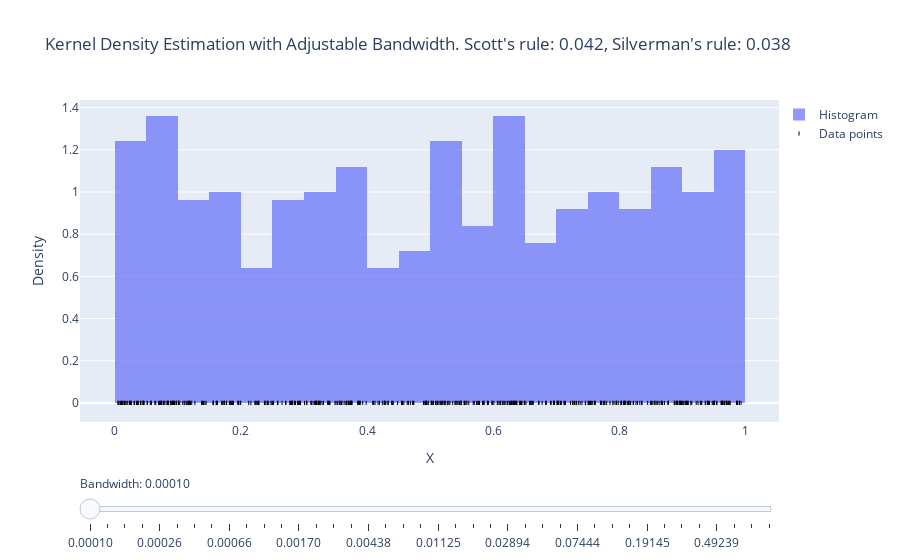

This figure's notebook cell:
### Code cell
# Generate sample data
np.random.seed(42)
# data = np.concatenate([
#     np.random.normal(0.3, 0.05, 200),
#     np.random.normal(0.7, 0.05, 300)
# ])
# data = np.random.normal(0, 1, 500)
data = np.random.rand(500)

data = data[(data >= 0) & (data <= 1)]  # Ensure all data is between 0 and 1

# Calculate Scott's rule and Silverman's rule bandwidths
scott_bw = scott_bandwidth(data)
silverman_bw = silverman_bandwidth(data)

# Create the figure
fig = make_subplots(rows=1, cols=1)

# Add normalized histogram
fig.add_trace(go.Histogram(x=data, name='Histogram', opacity=0.7, nbinsx=30, histnorm='probability density'))

# Generate points for KDE plotting
x_plot = np.linspace(0, 1, 1000)

# Create KDE traces for different bandwidths
bandwidths = np.logspace(-4, 0, 40)  # Log scale from 0.001 to 1
kde_traces = []
null_density_areas = []

for bw in bandwidths:
    kde = KernelDensity(kernel='gaussian', bandwidth=bw).fit(data.reshape(-1, 1))
    y_plot = np.exp(kde.score_samples(x_plot.reshape(-1, 1)))
    trace = go.Scatter(x=x_plot, y=y_plot, mode='lines', name=f'KDE (bw={bw:.3f})', visible=False)
    kde_traces.append(trace)
    fig.add_trace(trace)
    
    # Calculate null density area
    null_density_area = quantify_null_density_area(kde, num_features=1)
    null_density_areas.append(null_density_area)

# Make the first KDE trace visible
kde_traces[0].visible = True

# Add small symbols to show data points
fig.add_trace(go.Scatter(x=data, y=np.zeros_like(data), mode='markers', marker=dict(size=3, color='black', symbol='line-ns-open'), name='Data points'))

# Create slider
steps = []
for i, bw in enumerate(bandwidths):
    step = dict(
        method="update",
        args=[
            {"visible": [True] + [False] * len(bandwidths) + [True]},
            {"annotations": [{
                "text": f"Null density area: {null_density_areas[i]:.4f}",
                "x": 1.,
                "y": 1.1,
                "xref": "paper",
                "yref": "paper",
                "showarrow": False,
                "font": {"size": 14}
            }]}
        ],
        label=f"{bw:.5f}"
    )
    step["args"][0]["visible"][i+1] = True  # +1 because of histogram
    steps.append(step)

sliders = [dict(
    active=0,
    currentvalue={"prefix": "Bandwidth: "},
    pad={"t": 50},
    steps=steps
)]

# Update layout
fig.update_layout(
    sliders=sliders,
    title=f'Kernel Density Estimation with Adjustable Bandwidth. Scott\'s rule: {scott_bw:.3f}, Silverman\'s rule: {silverman_bw:.3f}',
    xaxis_title='X',
    yaxis_title='Density',
    showlegend=True,
    legend=dict(
        y=1, yanchor="top",
        x=1, xanchor="left",
    ),
    xaxis=dict(
        rangeslider=dict(visible=False),
        tickson="boundaries",
        ticklen=20
    )
)

# Update names for better legend
fig.data[0].name = 'Histogram'
for trace in fig.data[1:-1]:  # Exclude the last trace (data points)
    trace.name = 'KDE'

# Show the plot
fig.show()

### Figure 1 — Plotly figure (JSON) as saved in the notebook; plotly's stock layout.template omitted (floating-point values rounded to 4 significant figures; data arrays with more than 128 entries replaced by an {"elided": "..."} marker saying what was removed)
{"data": [{"histnorm": "probability density", "name": "Histogram", "nbinsx": 30, "opacity": 0.7, "type": "histogram", "x": {"elided": "500 float values"}}, {"mode": "lines", "name": "KDE", "type": "scatter", "visible": false, "x": {"elided": "1000 float values"}, "y": {"elided": "1000 float values"}}, {"mode": "lines", "name": "KDE", "type": "scatter", "visible": false, "x": {"elided": "1000 float values"}, "y": {"elided": "1000 float values"}}, {"mode": "lines", "name": "KDE", "type": "scatter", "visible": false, "x": {"elided": "1000 float values"}, "y": {"elided": "1000 float values"}}, {"mode": "lines", "name": "KDE", "type": "scatter", "visible": false, "x": {"elided": "1000 float values"}, "y": {"elided": "1000 float values"}}, {"mode": "lines", "name": "KDE", "type": "scatter", "visible": false, "x": {"elided": "1000 float values"}, "y": {"elided": "1000 float values"}}, {"mode": "lines", "name": "KDE", "type": "scatter", "visible": false, "x": {"elided": "1000 float values"}, "y": {"elided": "1000 float values"}}, {"mode": "lines", "name": "KDE", "type": "scatter", "visible": false, "x": {"elided": "1000 float values"}, "y": {"elided": "1000 float values"}}, {"mode": "lines", "name": "KDE", "type": "scatter", "visible": false, "x": {"elided": "1000 float values"}, "y": {"elided": "1000 float values"}}, {"mode": "lines", "name": "KDE", "type": "scatter", "visible": false, "x": {"elided": "1000 float values"}, "y": {"elided": "1000 float values"}}, {"mode": "lines", "name": "KDE", "type": "scatter", "visible": false, "x": {"elided": "1000 float values"}, "y": {"elided": "1000 float values"}}, {"mode": "lines", "name": "KDE", "type": "scatter", "visible": false, "x": {"elided": "1000 float values"}, "y": {"elided": "1000 float values"}}, {"mode": "lines", "name": "KDE", "type": "scatter", "visible": false, "x": {"elided": "1000 float values"}, "y": {"elided": "1000 float values"}}, {"mode": "lines", "name": "KDE", "type": "scatter", "visible": false, "x": {"elided": "1000 float values"}, "y": {"elided": "1000 float values"}}, {"mode": "lines", "name": "KDE", "type": "scatter", "visible": false, "x": {"elided": "1000 float values"}, "y": {"elided": "1000 float values"}}, {"mode": "lines", "name": "KDE", "type": "scatter", "visible": false, "x": {"elided": "1000 float values"}, "y": {"elided": "1000 float values"}}, {"mode": "lines", "name": "KDE", "type": "scatter", "visible": false, "x": {"elided": "1000 float values"}, "y": {"elided": "1000 float values"}}, {"mode": "lines", "name": "KDE", "type": "scatter", "visible": false, "x": {"elided": "1000 float values"}, "y": {"elided": "1000 float values"}}, {"mode": "lines", "name": "KDE", "type": "scatter", "visible": false, "x": {"elided": "1000 float values"}, "y": {"elided": "1000 float values"}}, {"mode": "lines", "name": "KDE", "type": "scatter", "visible": false, "x": {"elided": "1000 float values"}, "y": {"elided": "1000 float values"}}, {"mode": "lines", "name": "KDE", "type": "scatter", "visible": false, "x": {"elided": "1000 float values"}, "y": {"elided": "1000 float values"}}, {"mode": "lines", "name": "KDE", "type": "scatter", "visible": false, "x": {"elided": "1000 float values"}, "y": {"elided": "1000 float values"}}, {"mode": "lines", "name": "KDE", "type": "scatter", "visible": false, "x": {"elided": "1000 float values"}, "y": {"elided": "1000 float values"}}, {"mode": "lines", "name": "KDE", "type": "scatter", "visible": false, "x": {"elided": "1000 float values"}, "y": {"elided": "1000 float values"}}, {"mode": "lines", "name": "KDE", "type": "scatter", "visible": false, "x": {"elided": "1000 float values"}, "y": {"elided": "1000 float values"}}, {"mode": "lines", "name": "KDE", "type": "scatter", "visible": false, "x": {"elided": "1000 float values"}, "y": {"elided": "1000 float values"}}, {"mode": "lines", "name": "KDE", "type": "scatter", "visible": false, "x": {"elided": "1000 float values"}, "y": {"elided": "1000 float values"}}, {"mode": "lines", "name": "KDE", "type": "scatter", "visible": false, "x": {"elided": "1000 float values"}, "y": {"elided": "1000 float values"}}, {"mode": "lines", "name": "KDE", "type": "scatter", "visible": false, "x": {"elided": "1000 float values"}, "y": {"elided": "1000 float values"}}, {"mode": "lines", "name": "KDE", "type": "scatter", "visible": false, "x": {"elided": "1000 float values"}, "y": {"elided": "1000 float values"}}, {"mode": "lines", "name": "KDE", "type": "scatter", "visible": false, "x": {"elided": "1000 float values"}, "y": {"elided": "1000 float values"}}, {"mode": "lines", "name": "KDE", "type": "scatter", "visible": false, "x": {"elided": "1000 float values"}, "y": {"elided": "1000 float values"}}, {"mode": "lines", "name": "KDE", "type": "scatter", "visible": false, "x": {"elided": "1000 float values"}, "y": {"elided": "1000 float values"}}, {"mode": "lines", "name": "KDE", "type": "scatter", "visible": false, "x": {"elided": "1000 float values"}, "y": {"elided": "1000 float values"}}, {"mode": "lines", "name": "KDE", "type": "scatter", "visible": false, "x": {"elided": "1000 float values"}, "y": {"elided": "1000 float values"}}, {"mode": "lines", "name": "KDE", "type": "scatter", "visible": false, "x": {"elided": "1000 float values"}, "y": {"elided": "1000 float values"}}, {"mode": "lines", "name": "KDE", "type": "scatter", "visible": false, "x": {"elided": "1000 float values"}, "y": {"elided": "1000 float values"}}, {"mode": "lines", "name": "KDE", "type": "scatter", "visible": false, "x": {"elided": "1000 float values"}, "y": {"elided": "1000 float values"}}, {"mode": "lines", "name": "KDE", "type": "scatter", "visible": false, "x": {"elided": "1000 float values"}, "y": {"elided": "1000 float values"}}, {"mode": "lines", "name": "KDE", "type": "scatter", "visible": false, "x": {"elided": "1000 float values"}, "y": {"elided": "1000 float values"}}, {"mode": "lines", "name": "KDE", "type": "scatter", "visible": false, "x": {"elided": "1000 float values"}, "y": {"elided": "1000 float values"}}, {"marker": {"color": "black", "size": 3, "symbol": "line-ns-open"}, "mode": "markers", "name": "Data points", "type": "scatter", "x": {"elided": "500 float values"}, "y": {"elided": "500 int values"}}], "layout": {"legend": {"x": 1, "xanchor": "left", "y": 1, "yanchor": "top"}, "showlegend": true, "sliders": [{"active": 0, "currentvalue": {"prefix": "Bandwidth: "}, "pad": {"t": 50}, "steps": [{"args": [{"visible": [true, true, false, false, false, false, false, false, false, false, false, false, false, false, false, false, false, false, false, false, false, false, false, false, false, false, false, false, false, false, false, false, false, false, false, false, false, false, false, false, false, true]}, {"annotations": [{"font": {"size": 14}, "showarrow": false, "text": "Null density area: 0.5903", "x": 1, "xref": "paper", "y": 1.1, "yref": "paper"}]}], "label": "0.00010", "method": "update"}, {"args": [{"visible": [true, false, true, false, false, false, false, false, false, false, false, false, false, false, false, false, false, false, false, false, false, false, false, false, false, false, false, false, false, false, false, false, false, false, false, false, false, false, false, false, false, true]}, {"annotations": [{"font": {"size": 14}, "showarrow": false, "text": "Null density area: 0.5197", "x": 1, "xref": "paper", "y": 1.1, "yref": "paper"}]}], "label": "0.00013", "method": "update"}, {"args": [{"visible": [true, false, false, true, false, false, false, false, false, false, false, false, false, false, false, false, false, false, false, false, false, false, false, false, false, false, false, false, false, false, false, false, false, false, false, false, false, false, false, false, false, true]}, {"annotations": [{"font": {"size": 14}, "showarrow": false, "text": "Null density area: 0.4423", "x": 1, "xref": "paper", "y": 1.1, "yref": "paper"}]}], "label": "0.00016", "method": "update"}, {"args": [{"visible": [true, false, false, false, true, false, false, false, false, false, false, false, false, false, false, false, false, false, false, false, false, false, false, false, false, false, false, false, false, false, false, false, false, false, false, false, false, false, false, false, false, true]}, {"annotations": [{"font": {"size": 14}, "showarrow": false, "text": "Null density area: 0.3623", "x": 1, "xref": "paper", "y": 1.1, "yref": "paper"}]}], "label": "0.00020", "method": "update"}, {"args": [{"visible": [true, false, false, false, false, true, false, false, false, false, false, false, false, false, false, false, false, false, false, false, false, false, false, false, false, false, false, false, false, false, false, false, false, false, false, false, false, false, false, false, false, true]}, {"annotations": [{"font": {"size": 14}, "showarrow": false, "text": "Null density area: 0.2854", "x": 1, "xref": "paper", "y": 1.1, "yref": "paper"}]}], "label": "0.00026", "method": "update"}, {"args": [{"visible": [true, false, false, false, false, false, true, false, false, false, false, false, false, false, false, false, false, false, false, false, false, false, false, false, false, false, false, false, false, false, false, false, false, false, false, false, false, false, false, false, false, true]}, {"annotations": [{"font": {"size": 14}, "showarrow": false, "text": "Null density area: 0.2161", "x": 1, "xref": "paper", "y": 1.1, "yref": "paper"}]}], "label": "0.00033", "method": "update"}, {"args": [{"visible": [true, false, false, false, false, false, false, true, false, false, false, false, false, false, false, false, false, false, false, false, false, false, false, false, false, false, false, false, false, false, false, false, false, false, false, false, false, false, false, false, false, true]}, {"annotations": [{"font": {"size": 14}, "showarrow": false, "text": "Null density area: 0.1540", "x": 1, "xref": "paper", "y": 1.1, "yref": "paper"}]}], "label": "0.00041", "method": "update"}, {"args": [{"visible": [true, false, false, false, false, false, false, false, true, false, false, false, false, false, false, false, false, false, false, false, false, false, false, false, false, false, false, false, false, false, false, false, false, false, false, false, false, false, false, false, false, true]}, {"annotations": [{"font": {"size": 14}, "showarrow": false, "text": "Null density area: 0.0996", "x": 1, "xref": "paper", "y": 1.1, "yref": "paper"}]}], "label": "0.00052", "method": "update"}, {"args": [{"visible": [true, false, false, false, false, false, false, false, false, true, false, false, false, false, false, false, false, false, false, false, false, false, false, false, false, false, false, false, false, false, false, false, false, false, false, false, false, false, false, false, false, true]}, {"annotations": [{"font": {"size": 14}, "showarrow": false, "text": "Null density area: 0.0573", "x": 1, "xref": "paper", "y": 1.1, "yref": "paper"}]}], "label": "0.00066", "method": "update"}, {"args": [{"visible": [true, false, false, false, false, false, false, false, false, false, true, false, false, false, false, false, false, false, false, false, false, false, false, false, false, false, false, false, false, false, false, false, false, false, false, false, false, false, false, false, false, true]}, {"annotations": [{"font": {"size": 14}, "showarrow": false, "text": "Null density area: 0.0298", "x": 1, "xref": "paper", "y": 1.1, "yref": "paper"}]}], "label": "0.00084", "method": "update"}, {"args": [{"visible": [true, false, false, false, false, false, false, false, false, false, false, true, false, false, false, false, false, false, false, false, false, false, false, false, false, false, false, false, false, false, false, false, false, false, false, false, false, false, false, false, false, true]}, {"annotations": [{"font": {"size": 14}, "showarrow": false, "text": "Null density area: 0.0114", "x": 1, "xref": "paper", "y": 1.1, "yref": "paper"}]}], "label": "0.00106", "method": "update"}, {"args": [{"visible": [true, false, false, false, false, false, false, false, false, false, false, false, true, false, false, false, false, false, false, false, false, false, false, false, false, false, false, false, false, false, false, false, false, false, false, false, false, false, false, false, false, true]}, {"annotations": [{"font": {"size": 14}, "showarrow": false, "text": "Null density area: 0.0033", "x": 1, "xref": "paper", "y": 1.1, "yref": "paper"}]}], "label": "0.00134", "method": "update"}, {"args": [{"visible": [true, false, false, false, false, false, false, false, false, false, false, false, false, true, false, false, false, false, false, false, false, false, false, false, false, false, false, false, false, false, false, false, false, false, false, false, false, false, false, false, false, true]}, {"annotations": [{"font": {"size": 14}, "showarrow": false, "text": "Null density area: 0.0000", "x": 1, "xref": "paper", "y": 1.1, "yref": "paper"}]}], "label": "0.00170", "method": "update"}, {"args": [{"visible": [true, false, false, false, false, false, false, false, false, false, false, false, false, false, true, false, false, false, false, false, false, false, false, false, false, false, false, false, false, false, false, false, false, false, false, false, false, false, false, false, false, true]}, {"annotations": [{"font": {"size": 14}, "showarrow": false, "text": "Null density area: 0.0000", "x": 1, "xref": "paper", "y": 1.1, "yref": "paper"}]}], "label": "0.00215", "method": "update"}, {"args": [{"visible": [true, false, false, false, false, false, false, false, false, false, false, false, false, false, false, true, false, false, false, false, false, false, false, false, false, false, false, false, false, false, false, false, false, false, false, false, false, false, false, false, false, true]}, {"annotations": [{"font": {"size": 14}, "showarrow": false, "text": "Null density area: 0.0000", "x": 1, "xref": "paper", "y": 1.1, "yref": "paper"}]}], "label": "0.00273", "method": "update"}, {"args": [{"visible": [true, false, false, false, false, false, false, false, false, false, false, false, false, false, false, false, true, false, false, false, false, false, false, false, false, false, false, false, false, false, false, false, false, false, false, false, false, false, false, false, false, true]}, {"annotations": [{"font": {"size": 14}, "showarrow": false, "text": "Null density area: 0.0000", "x": 1, "xref": "paper", "y": 1.1, "yref": "paper"}]}], "label": "0.00346", "method": "update"}, {"args": [{"visible": [true, false, false, false, false, false, false, false, false, false, false, false, false, false, false, false, false, true, false, false, false, false, false, false, false, false, false, false, false, false, false, false, false, false, false, false, false, false, false, false, false, true]}, {"annotations": [{"font": {"size": 14}, "showarrow": false, "text": "Null density area: 0.0000", "x": 1, "xref": "paper", "y": 1.1, "yref": "paper"}]}], "label": "0.00438", "method": "update"}, {"args": [{"visible": [true, false, false, false, false, false, false, false, false, false, false, false, false, false, false, false, false, false, true, false, false, false, false, false, false, false, false, false, false, false, false, false, false, false, false, false, false, false, false, false, false, true]}, {"annotations": [{"font": {"size": 14}, "showarrow": false, "text": "Null density area: 0.0000", "x": 1, "xref": "paper", "y": 1.1, "yref": "paper"}]}], "label": "0.00554", "method": "update"}, {"args": [{"visible": [true, false, false, false, false, false, false, false, false, false, false, false, false, false, false, false, false, false, false, true, false, false, false, false, false, false, false, false, false, false, false, false, false, false, false, false, false, false, false, false, false, true]}, {"annotations": [{"font": {"size": 14}, "showarrow": false, "text": "Null density area: 0.0000", "x": 1, "xref": "paper", "y": 1.1, "yref": "paper"}]}], "label": "0.00702", "method": "update"}, {"args": [{"visible": [true, false, false, false, false, false, false, false, false, false, false, false, false, false, false, false, false, false, false, false, true, false, false, false, false, false, false, false, false, false, false, false, false, false, false, false, false, false, false, false, false, true]}, {"annotations": [{"font": {"size": 14}, "showarrow": false, "text": "Null density area: 0.0000", "x": 1, "xref": "paper", "y": 1.1, "yref": "paper"}]}], "label": "0.00889", "method": "update"}, {"args": [{"visible": [true, false, false, false, false, false, false, false, false, false, false, false, false, false, false, false, false, false, false, false, false, true, false, false, false, false, false, false, false, false, false, false, false, false, false, false, false, false, false, false, false, true]}, {"annotations": [{"font": {"size": 14}, "showarrow": false, "text": "Null density area: 0.0000", "x": 1, "xref": "paper", "y": 1.1, "yref": "paper"}]}], "label": "0.01125", "method": "update"}, {"args": [{"visible": [true, false, false, false, false, false, false, false, false, false, false, false, false, false, false, false, false, false, false, false, false, false, true, false, false, false, false, false, false, false, false, false, false, false, false, false, false, false, false, false, false, true]}, {"annotations": [{"font": {"size": 14}, "showarrow": false, "text": "Null density area: 0.0000", "x": 1, "xref": "paper", "y": 1.1, "yref": "paper"}]}], "label": "0.01425", "method": "update"}, {"args": [{"visible": [true, false, false, false, false, false, false, false, false, false, false, false, false, false, false, false, false, false, false, false, false, false, false, true, false, false, false, false, false, false, false, false, false, false, false, false, false, false, false, false, false, true]}, {"annotations": [{"font": {"size": 14}, "showarrow": false, "text": "Null density area: 0.0000", "x": 1, "xref": "paper", "y": 1.1, "yref": "paper"}]}], "label": "0.01805", "method": "update"}, {"args": [{"visible": [true, false, false, false, false, false, false, false, false, false, false, false, false, false, false, false, false, false, false, false, false, false, false, false, true, false, false, false, false, false, false, false, false, false, false, false, false, false, false, false, false, true]}, {"annotations": [{"font": {"size": 14}, "showarrow": false, "text": "Null density area: 0.0000", "x": 1, "xref": "paper", "y": 1.1, "yref": "paper"}]}], "label": "0.02285", "method": "update"}, {"args": [{"visible": [true, false, false, false, false, false, false, false, false, false, false, false, false, false, false, false, false, false, false, false, false, false, false, false, false, true, false, false, false, false, false, false, false, false, false, false, false, false, false, false, false, true]}, {"annotations": [{"font": {"size": 14}, "showarrow": false, "text": "Null density area: 0.0000", "x": 1, "xref": "paper", "y": 1.1, "yref": "paper"}]}], "label": "0.02894", "method": "update"}, {"args": [{"visible": [true, false, false, false, false, false, false, false, false, false, false, false, false, false, false, false, false, false, false, false, false, false, false, false, false, false, true, false, false, false, false, false, false, false, false, false, false, false, false, false, false, true]}, {"annotations": [{"font": {"size": 14}, "showarrow": false, "text": "Null density area: 0.0000", "x": 1, "xref": "paper", "y": 1.1, "yref": "paper"}]}], "label": "0.03665", "method": "update"}, {"args": [{"visible": [true, false, false, false, false, false, false, false, false, false, false, false, false, false, false, false, false, false, false, false, false, false, false, false, false, false, false, true, false, false, false, false, false, false, false, false, false, false, false, false, false, true]}, {"annotations": [{"font": {"size": 14}, "showarrow": false, "text": "Null density area: 0.0000", "x": 1, "xref": "paper", "y": 1.1, "yref": "paper"}]}], "label": "0.04642", "method": "update"}, {"args": [{"visible": [true, false, false, false, false, false, false, false, false, false, false, false, false, false, false, false, false, false, false, false, false, false, false, false, false, false, false, false, true, false, false, false, false, false, false, false, false, false, false, false, false, true]}, {"annotations": [{"font": {"size": 14}, "showarrow": false, "text": "Null density area: 0.0000", "x": 1, "xref": "paper", "y": 1.1, "yref": "paper"}]}], "label": "0.05878", "method": "update"}, {"args": [{"visible": [true, false, false, false, false, false, false, false, false, false, false, false, false, false, false, false, false, false, false, false, false, false, false, false, false, false, false, false, false, true, false, false, false, false, false, false, false, false, false, false, false, true]}, {"annotations": [{"font": {"size": 14}, "showarrow": false, "text": "Null density area: 0.0000", "x": 1, "xref": "paper", "y": 1.1, "yref": "paper"}]}], "label": "0.07444", "method": "update"}, {"args": [{"visible": [true, false, false, false, false, false, false, false, false, false, false, false, false, false, false, false, false, false, false, false, false, false, false, false, false, false, false, false, false, false, true, false, false, false, false, false, false, false, false, false, false, true]}, {"annotations": [{"font": {"size": 14}, "showarrow": false, "text": "Null density area: 0.0000", "x": 1, "xref": "paper", "y": 1.1, "yref": "paper"}]}], "label": "0.09427", "method": "update"}, {"args": [{"visible": [true, false, false, false, false, false, false, false, false, false, false, false, false, false, false, false, false, false, false, false, false, false, false, false, false, false, false, false, false, false, false, true, false, false, false, false, false, false, false, false, false, true]}, {"annotations": [{"font": {"size": 14}, "showarrow": false, "text": "Null density area: 0.0000", "x": 1, "xref": "paper", "y": 1.1, "yref": "paper"}]}], "label": "0.11938", "method": "update"}, {"args": [{"visible": [true, false, false, false, false, false, false, false, false, false, false, false, false, false, false, false, false, false, false, false, false, false, false, false, false, false, false, false, false, false, false, false, true, false, false, false, false, false, false, false, false, true]}, {"annotations": [{"font": {"size": 14}, "showarrow": false, "text": "Null density area: 0.0000", "x": 1, "xref": "paper", "y": 1.1, "yref": "paper"}]}], "label": "0.15118", "method": "update"}, {"args": [{"visible": [true, false, false, false, false, false, false, false, false, false, false, false, false, false, false, false, false, false, false, false, false, false, false, false, false, false, false, false, false, false, false, false, false, true, false, false, false, false, false, false, false, true]}, {"annotations": [{"font": {"size": 14}, "showarrow": false, "text": "Null density area: 0.0000", "x": 1, "xref": "paper", "y": 1.1, "yref": "paper"}]}], "label": "0.19145", "method": "update"}, {"args": [{"visible": [true, false, false, false, false, false, false, false, false, false, false, false, false, false, false, false, false, false, false, false, false, false, false, false, false, false, false, false, false, false, false, false, false, false, true, false, false, false, false, false, false, true]}, {"annotations": [{"font": {"size": 14}, "showarrow": false, "text": "Null density area: 0.0000", "x": 1, "xref": "paper", "y": 1.1, "yref": "paper"}]}], "label": "0.24245", "method": "update"}, {"args": [{"visible": [true, false, false, false, false, false, false, false, false, false, false, false, false, false, false, false, false, false, false, false, false, false, false, false, false, false, false, false, false, false, false, false, false, false, false, true, false, false, false, false, false, true]}, {"annotations": [{"font": {"size": 14}, "showarrow": false, "text": "Null density area: 0.0000", "x": 1, "xref": "paper", "y": 1.1, "yref": "paper"}]}], "label": "0.30703", "method": "update"}, {"args": [{"visible": [true, false, false, false, false, false, false, false, false, false, false, false, false, false, false, false, false, false, false, false, false, false, false, false, false, false, false, false, false, false, false, false, false, false, false, false, true, false, false, false, false, true]}, {"annotations": [{"font": {"size": 14}, "showarrow": false, "text": "Null density area: 0.0000", "x": 1, "xref": "paper", "y": 1.1, "yref": "paper"}]}], "label": "0.38882", "method": "update"}, {"args": [{"visible": [true, false, false, false, false, false, false, false, false, false, false, false, false, false, false, false, false, false, false, false, false, false, false, false, false, false, false, false, false, false, false, false, false, false, false, false, false, true, false, false, false, true]}, {"annotations": [{"font": {"size": 14}, "showarrow": false, "text": "Null density area: 0.0000", "x": 1, "xref": "paper", "y": 1.1, "yref": "paper"}]}], "label": "0.49239", "method": "update"}, {"args": [{"visible": [true, false, false, false, false, false, false, false, false, false, false, false, false, false, false, false, false, false, false, false, false, false, false, false, false, false, false, false, false, false, false, false, false, false, false, false, false, false, true, false, false, true]}, {"annotations": [{"font": {"size": 14}, "showarrow": false, "text": "Null density area: 0.0000", "x": 1, "xref": "paper", "y": 1.1, "yref": "paper"}]}], "label": "0.62355", "method": "update"}, {"args": [{"visible": [true, false, false, false, false, false, false, false, false, false, false, false, false, false, false, false, false, false, false, false, false, false, false, false, false, false, false, false, false, false, false, false, false, false, false, false, false, false, false, true, false, true]}, {"annotations": [{"font": {"size": 14}, "showarrow": false, "text": "Null density area: 0.0000", "x": 1, "xref": "paper", "y": 1.1, "yref": "paper"}]}], "label": "0.78965", "method": "update"}, {"args": [{"visible": [true, false, false, false, false, false, false, false, false, false, false, false, false, false, false, false, false, false, false, false, false, false, false, false, false, false, false, false, false, false, false, false, false, false, false, false, false, false, false, false, true, true]}, {"annotations": [{"font": {"size": 14}, "showarrow": false, "text": "Null density area: 0.0000", "x": 1, "xref": "paper", "y": 1.1, "yref": "paper"}]}], "label": "1.00000", "method": "update"}]}], "title": {"text": "Kernel Density Estimation with Adjustable Bandwidth. Scott's rule: 0.042, Silverman's rule: 0.038"}, "xaxis": {"anchor": "y", "domain": [0, 1], "rangeslider": {"visible": false}, "ticklen": 20, "tickson": "boundaries", "title": {"text": "X"}}, "yaxis": {"anchor": "x", "domain": [0, 1], "title": {"text": "Density"}}}}
